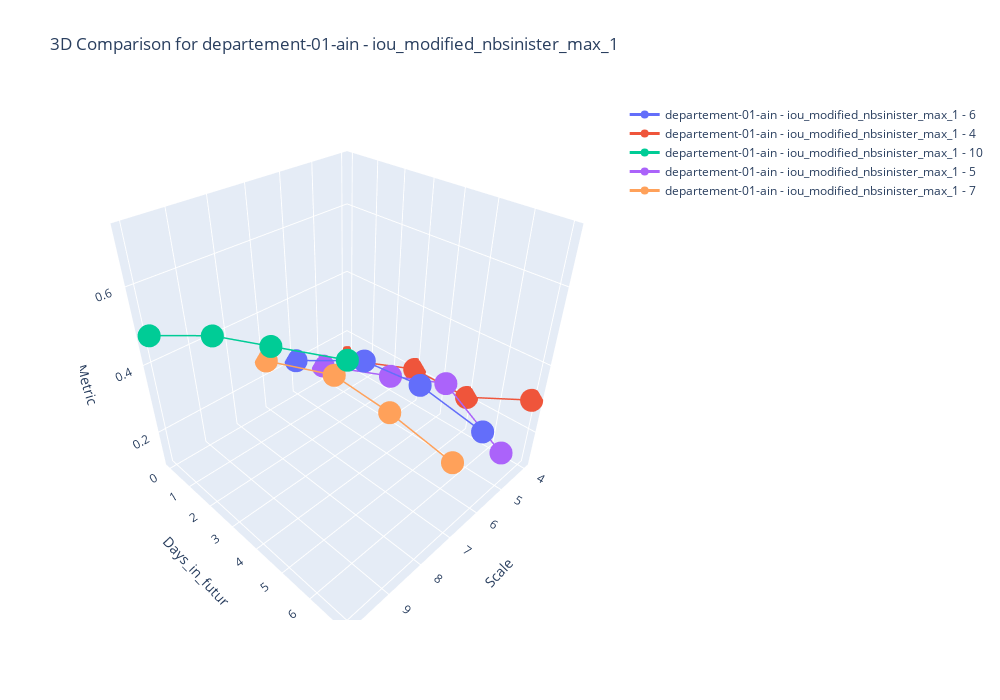
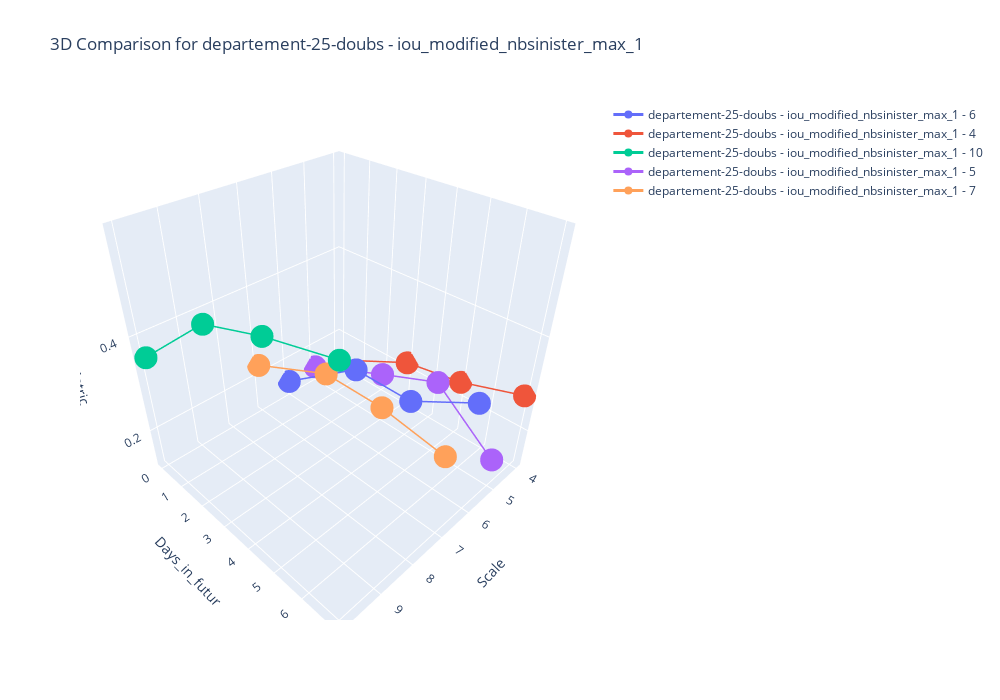
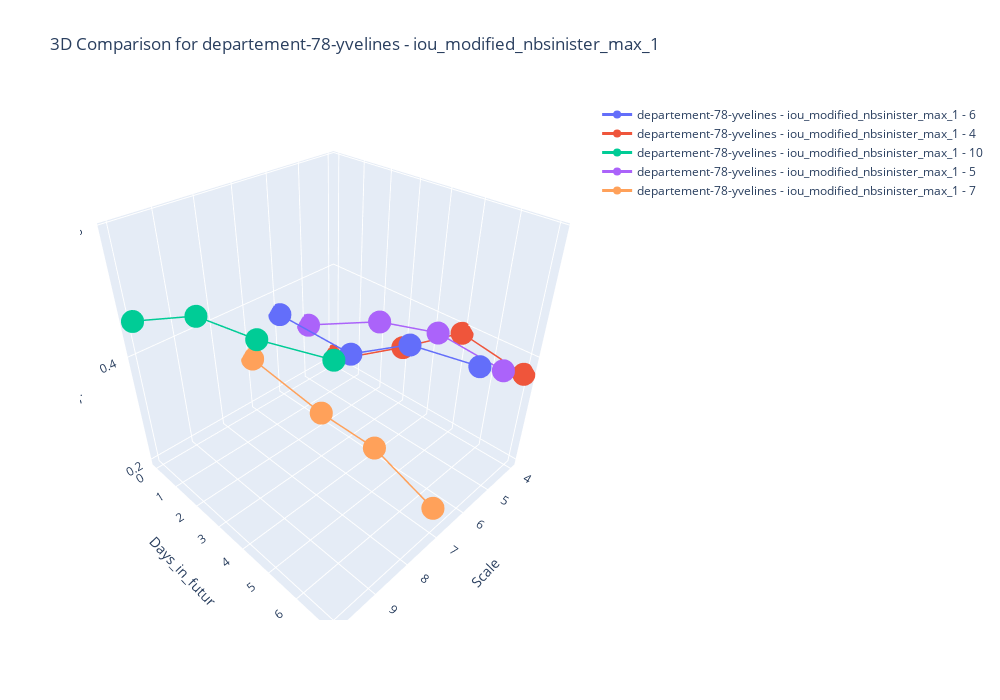

Notebook code for these charts, in order:
### Code cell
compare_models_2d(df, df.Department.unique(), dept_markers, ['iou_modified_nbsinister_max_1'], 'Scale', 'Days_in_futur', 'Scale')

### Figure 1 — Plotly figure (JSON) as saved in the notebook; plotly's stock layout.template omitted (floating-point values rounded to 4 significant figures)
{"data": [{"line": {"color": "#636EFA", "width": 3}, "marker": {"color": "#636EFA", "size": 8}, "mode": "lines+markers", "name": "departement-01-ain - iou_modified_nbsinister_max_1 - 6", "type": "scatter3d", "x": ["6", "6", "6", "6"], "y": ["0", "3", "5", "7"], "z": [0.21, 0.34, 0.36, 0.33]}, {"line": {"color": "#EF553B", "width": 3}, "marker": {"color": "#EF553B", "size": 8}, "mode": "lines+markers", "name": "departement-01-ain - iou_modified_nbsinister_max_1 - 4", "type": "scatter3d", "x": ["4", "4", "4", "4", "4"], "y": ["0", "0", "3", "5", "7"], "z": [0.12, 0.11, 0.21, 0.21, 0.3]}, {"line": {"color": "#00CC96", "width": 3}, "marker": {"color": "#00CC96", "size": 8}, "mode": "lines+markers", "name": "departement-01-ain - iou_modified_nbsinister_max_1 - 10", "type": "scatter3d", "x": [10, 10, 10, 10], "y": ["0", "3", "5", "7"], "z": [0.48, 0.6, 0.66, 0.72]}, {"line": {"color": "#AB63FA", "width": 3}, "marker": {"color": "#AB63FA", "size": 8}, "mode": "lines+markers", "name": "departement-01-ain - iou_modified_nbsinister_max_1 - 5", "type": "scatter3d", "x": ["5", "5", "5", "5"], "y": ["0", "3", "5", "7"], "z": [0.14, 0.24, 0.31, 0.2]}, {"line": {"color": "#FFA15A", "width": 3}, "marker": {"color": "#FFA15A", "size": 8}, "mode": "lines+markers", "name": "departement-01-ain - iou_modified_nbsinister_max_1 - 7", "type": "scatter3d", "x": ["7", "7", "7", "7"], "y": ["0", "3", "5", "7"], "z": [0.26, 0.35, 0.34, 0.31]}], "layout": {"height": 700, "scene": {"xaxis": {"title": {"text": "Scale"}, "type": "linear"}, "yaxis": {"title": {"text": "Days_in_futur"}, "type": "linear"}, "zaxis": {"title": {"text": "Metric"}, "type": "linear"}}, "title": {"text": "3D Comparison for departement-01-ain - iou_modified_nbsinister_max_1"}, "width": 1000}}

### Figure 2 — Plotly figure (JSON) as saved in the notebook; plotly's stock layout.template omitted (floating-point values rounded to 4 significant figures)
{"data": [{"line": {"color": "#636EFA", "width": 3}, "marker": {"color": "#636EFA", "size": 8}, "mode": "lines+markers", "name": "departement-25-doubs - iou_modified_nbsinister_max_1 - 6", "type": "scatter3d", "x": ["6", "6", "6", "6"], "y": ["0", "3", "5", "7"], "z": [0.15, 0.28, 0.28, 0.35]}, {"line": {"color": "#EF553B", "width": 3}, "marker": {"color": "#EF553B", "size": 8}, "mode": "lines+markers", "name": "departement-25-doubs - iou_modified_nbsinister_max_1 - 4", "type": "scatter3d", "x": ["4", "4", "4", "4", "4"], "y": ["0", "0", "3", "5", "7"], "z": [0.13, 0.13, 0.22, 0.24, 0.28]}, {"line": {"color": "#00CC96", "width": 3}, "marker": {"color": "#00CC96", "size": 8}, "mode": "lines+markers", "name": "departement-25-doubs - iou_modified_nbsinister_max_1 - 10", "type": "scatter3d", "x": [10, 10, 10, 10], "y": ["0", "3", "5", "7"], "z": [0.36, 0.51, 0.55, 0.58]}, {"line": {"color": "#AB63FA", "width": 3}, "marker": {"color": "#AB63FA", "size": 8}, "mode": "lines+markers", "name": "departement-25-doubs - iou_modified_nbsinister_max_1 - 5", "type": "scatter3d", "x": ["5", "5", "5", "5"], "y": ["0", "3", "5", "7"], "z": [0.15, 0.23, 0.28, 0.18]}, {"line": {"color": "#FFA15A", "width": 3}, "marker": {"color": "#FFA15A", "size": 8}, "mode": "lines+markers", "name": "departement-25-doubs - iou_modified_nbsinister_max_1 - 7", "type": "scatter3d", "x": ["7", "7", "7", "7"], "y": ["0", "3", "5", "7"], "z": [0.23, 0.31, 0.31, 0.29]}], "layout": {"height": 700, "scene": {"xaxis": {"title": {"text": "Scale"}, "type": "linear"}, "yaxis": {"title": {"text": "Days_in_futur"}, "type": "linear"}, "zaxis": {"title": {"text": "Metric"}, "type": "linear"}}, "title": {"text": "3D Comparison for departement-25-doubs - iou_modified_nbsinister_max_1"}, "width": 1000}}

### Figure 3 — Plotly figure (JSON) as saved in the notebook; plotly's stock layout.template omitted (floating-point values rounded to 4 significant figures)
{"data": [{"line": {"color": "#636EFA", "width": 3}, "marker": {"color": "#636EFA", "size": 8}, "mode": "lines+markers", "name": "departement-78-yvelines - iou_modified_nbsinister_max_1 - 6", "type": "scatter3d", "x": ["6", "6", "6", "6"], "y": ["0", "3", "5", "7"], "z": [0.36, 0.36, 0.43, 0.45]}, {"line": {"color": "#EF553B", "width": 3}, "marker": {"color": "#EF553B", "size": 8}, "mode": "lines+markers", "name": "departement-78-yvelines - iou_modified_nbsinister_max_1 - 4", "type": "scatter3d", "x": ["4", "4", "4", "4", "4"], "y": ["0", "0", "3", "5", "7"], "z": [0.21, 0.2, 0.31, 0.39, 0.37]}, {"line": {"color": "#00CC96", "width": 3}, "marker": {"color": "#00CC96", "size": 8}, "mode": "lines+markers", "name": "departement-78-yvelines - iou_modified_nbsinister_max_1 - 10", "type": "scatter3d", "x": [10, 10, 10, 10], "y": ["0", "3", "5", "7"], "z": [0.46, 0.54, 0.56, 0.59]}, {"line": {"color": "#AB63FA", "width": 3}, "marker": {"color": "#AB63FA", "size": 8}, "mode": "lines+markers", "name": "departement-78-yvelines - iou_modified_nbsinister_max_1 - 5", "type": "scatter3d", "x": ["5", "5", "5", "5"], "y": ["0", "3", "5", "7"], "z": [0.31, 0.39, 0.42, 0.41]}, {"line": {"color": "#FFA15A", "width": 3}, "marker": {"color": "#FFA15A", "size": 8}, "mode": "lines+markers", "name": "departement-78-yvelines - iou_modified_nbsinister_max_1 - 7", "type": "scatter3d", "x": ["7", "7", "7", "7"], "y": ["0", "3", "5", "7"], "z": [0.3, 0.28, 0.28, 0.24]}], "layout": {"height": 700, "scene": {"xaxis": {"title": {"text": "Scale"}, "type": "linear"}, "yaxis": {"title": {"text": "Days_in_futur"}, "type": "linear"}, "zaxis": {"title": {"text": "Metric"}, "type": "linear"}}, "title": {"text": "3D Comparison for departement-78-yvelines - iou_modified_nbsinister_max_1"}, "width": 1000}}
